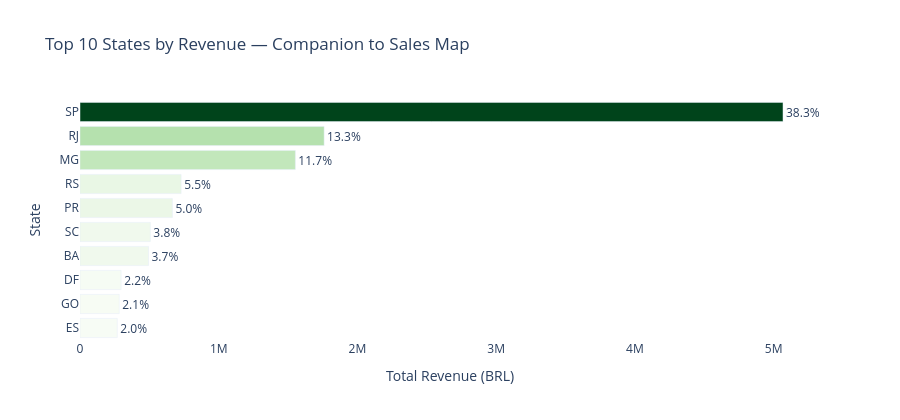

Write notebook code for a chart like this one.
### Code cell
top_states = state_map_df.nlargest(10, 'total_revenue')

fig = px.bar(
    top_states.sort_values('total_revenue'),
    x          = 'total_revenue',
    y          = 'customer_state',
    orientation= 'h',
    color      = 'revenue_share',
    color_continuous_scale = 'Greens',
    text       = top_states.sort_values('total_revenue')
                           ['revenue_share'].apply(lambda x: f'{x:.1f}%'),
    labels     = {'total_revenue'  : 'Total Revenue (BRL)',
                  'customer_state' : 'State',
                  'revenue_share'  : 'Revenue Share %'},
    title      = 'Top 10 States by Revenue — Companion to Sales Map'
)

fig.update_layout(
    height          = 420,
    plot_bgcolor    = 'white',
    paper_bgcolor   = 'white',
    coloraxis_showscale = False
)
fig.update_traces(textposition='outside')
fig.show()

print(f"\nSP alone accounts for "
      f"{state_map_df[state_map_df['customer_state']=='SP']['revenue_share'].values[0]:.1f}%"
      f" of total revenue")

### Figure 1 — Plotly figure (JSON) as saved in the notebook; plotly's stock layout.template omitted (floating-point values rounded to 4 significant figures)
{"data": [{"hovertemplate": "Total Revenue (BRL)=%{x}<br>State=%{y}<br>text=%{text}<br>Revenue Share %=%{marker.color}<extra></extra>", "legendgroup": "", "marker": {"color": [2.03, 2.14, 2.24, 3.73, 3.83, 5.04, 5.51, 11.74, 13.31, 38.33], "coloraxis": "coloraxis", "pattern": {"shape": ""}}, "name": "", "orientation": "h", "showlegend": false, "text": ["2.0%", "2.1%", "2.2%", "3.7%", "3.8%", "5.0%", "5.5%", "11.7%", "13.3%", "38.3%"], "textposition": "outside", "type": "bar", "x": [268600.0, 282800.0, 296500.0, 493600.0, 507000.0, 666100.0, 728900.0, 1552000.0, 1760000.0, 5068000.0], "xaxis": "x", "y": ["ES", "GO", "DF", "BA", "SC", "PR", "RS", "MG", "RJ", "SP"], "yaxis": "y"}], "layout": {"barmode": "relative", "coloraxis": {"colorbar": {"title": {"text": "Revenue Share %"}}, "colorscale": [[0, "rgb(247,252,245)"], [0.125, "rgb(229,245,224)"], [0.25, "rgb(199,233,192)"], [0.375, "rgb(161,217,155)"], [0.5, "rgb(116,196,118)"], [0.625, "rgb(65,171,93)"], [0.75, "rgb(35,139,69)"], [0.875, "rgb(0,109,44)"], [1, "rgb(0,68,27)"]], "showscale": false}, "height": 420, "legend": {"tracegroupgap": 0}, "paper_bgcolor": "white", "plot_bgcolor": "white", "title": {"text": "Top 10 States by Revenue — Companion to Sales Map"}, "xaxis": {"anchor": "y", "domain": [0, 1], "title": {"text": "Total Revenue (BRL)"}}, "yaxis": {"anchor": "x", "domain": [0, 1], "title": {"text": "State"}}}}
